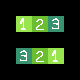

This is a level from a 2D game, rendered from its Tiled map with the project's own tilesets. A one-line summary and the complete map file follow:
An orthogonal 5x5 tile map with 16x16 px tiles, 1 tile layer (set).

<map version="1.8" tiledversion="1.8.2" orientation="orthogonal" renderorder="right-down" width="5" height="5" tilewidth="16" tileheight="16" infinite="0" nextlayerid="6" nextobjectid="1">
 <tileset firstgid="1" source="../spr_test_tileset.tsx" />
 <layer id="1" name="set" width="5" height="5">
  <data encoding="csv">
0,0,0,0,0,
0,2,3,4,0,
0,0,0,0,0,
0,4,3,2,0,
0,0,0,0,0
</data>
 </layer>
</map>
